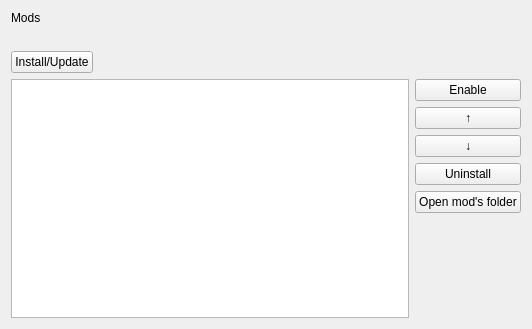
<?xml version="1.0" encoding="UTF-8"?>
<ui version="4.0">
 <class>ModsWidget</class>
 <widget class="QWidget" name="ModsWidget">
  <property name="geometry">
   <rect>
    <x>0</x>
    <y>0</y>
    <width>532</width>
    <height>329</height>
   </rect>
  </property>
  <property name="windowTitle">
   <string>Mods</string>
  </property>
  <layout class="QVBoxLayout" name="verticalLayout_2" stretch="0,0,0,0">
   <item>
    <widget class="QLabel" name="label">
     <property name="text">
      <string>Mods</string>
     </property>
    </widget>
   </item>
   <item>
    <widget class="QLabel" name="txt_main">
     <property name="sizePolicy">
      <sizepolicy hsizetype="Preferred" vsizetype="Preferred">
       <horstretch>0</horstretch>
       <verstretch>0</verstretch>
      </sizepolicy>
     </property>
     <property name="text">
      <string/>
     </property>
     <property name="textFormat">
      <enum>Qt::TextFormat::PlainText</enum>
     </property>
     <property name="alignment">
      <set>Qt::AlignmentFlag::AlignLeading|Qt::AlignmentFlag::AlignLeft|Qt::AlignmentFlag::AlignTop</set>
     </property>
     <property name="wordWrap">
      <bool>true</bool>
     </property>
    </widget>
   </item>
   <item>
    <layout class="QHBoxLayout" name="horizontalLayout_2">
     <item>
      <widget class="QPushButton" name="btn_add">
       <property name="text">
        <string>Install/Update</string>
       </property>
      </widget>
     </item>
     <item>
      <spacer name="horizontalSpacer">
       <property name="orientation">
        <enum>Qt::Orientation::Horizontal</enum>
       </property>
       <property name="sizeHint" stdset="0">
        <size>
         <width>40</width>
         <height>20</height>
        </size>
       </property>
      </spacer>
     </item>
    </layout>
   </item>
   <item>
    <layout class="QHBoxLayout" name="horizontalLayout">
     <item>
      <widget class="QListWidget" name="lstMain"/>
     </item>
     <item>
      <layout class="QVBoxLayout" name="verticalLayout">
       <item>
        <widget class="QPushButton" name="btn_enable">
         <property name="text">
          <string>Enable</string>
         </property>
        </widget>
       </item>
       <item>
        <widget class="QPushButton" name="btn_up">
         <property name="text">
          <string>↑</string>
         </property>
        </widget>
       </item>
       <item>
        <widget class="QPushButton" name="btn_down">
         <property name="text">
          <string>↓</string>
         </property>
        </widget>
       </item>
       <item>
        <widget class="QPushButton" name="btn_delete">
         <property name="text">
          <string>Uninstall</string>
         </property>
        </widget>
       </item>
       <item>
        <widget class="QPushButton" name="btn_open_mod_own_dir">
         <property name="text">
          <string>Open mod's folder</string>
         </property>
        </widget>
       </item>
       <item>
        <spacer name="verticalSpacer">
         <property name="orientation">
          <enum>Qt::Orientation::Vertical</enum>
         </property>
         <property name="sizeHint" stdset="0">
          <size>
           <width>20</width>
           <height>40</height>
          </size>
         </property>
        </spacer>
       </item>
      </layout>
     </item>
    </layout>
   </item>
  </layout>
 </widget>
 <resources/>
 <connections/>
</ui>
